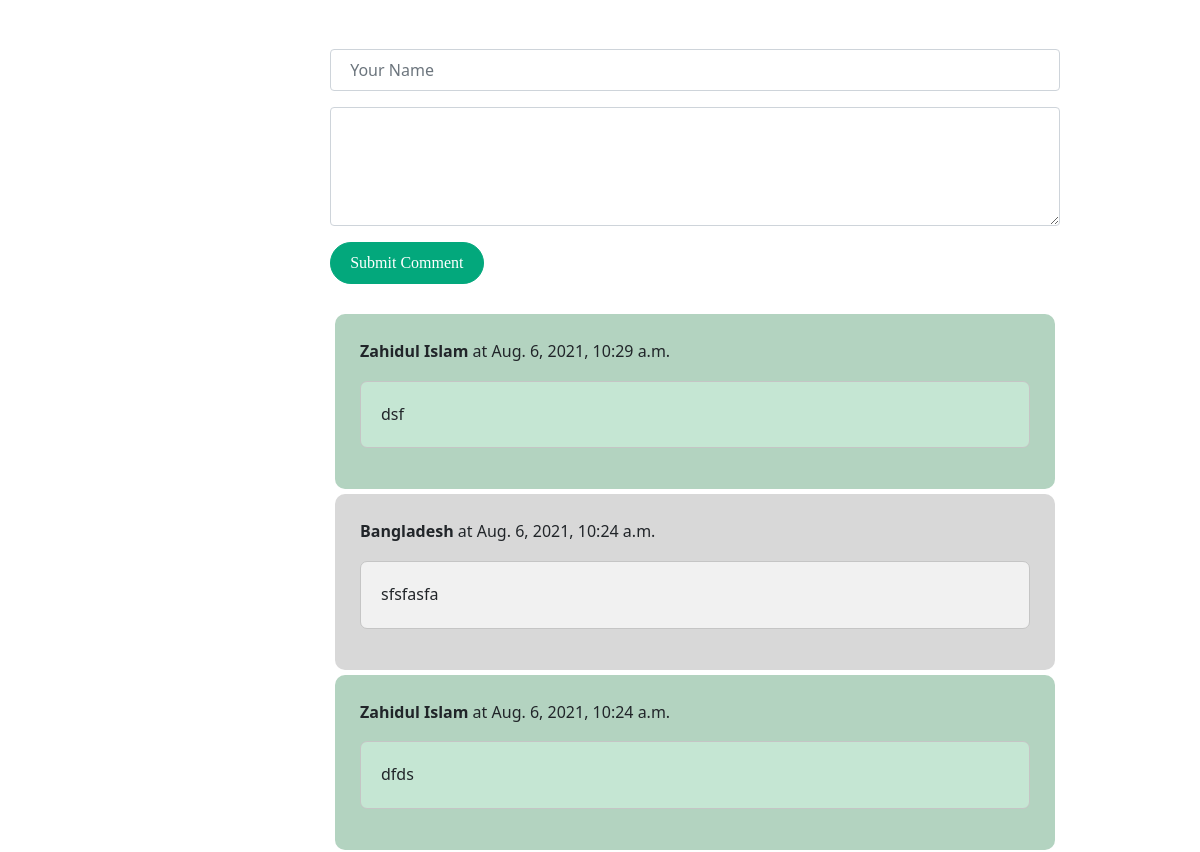
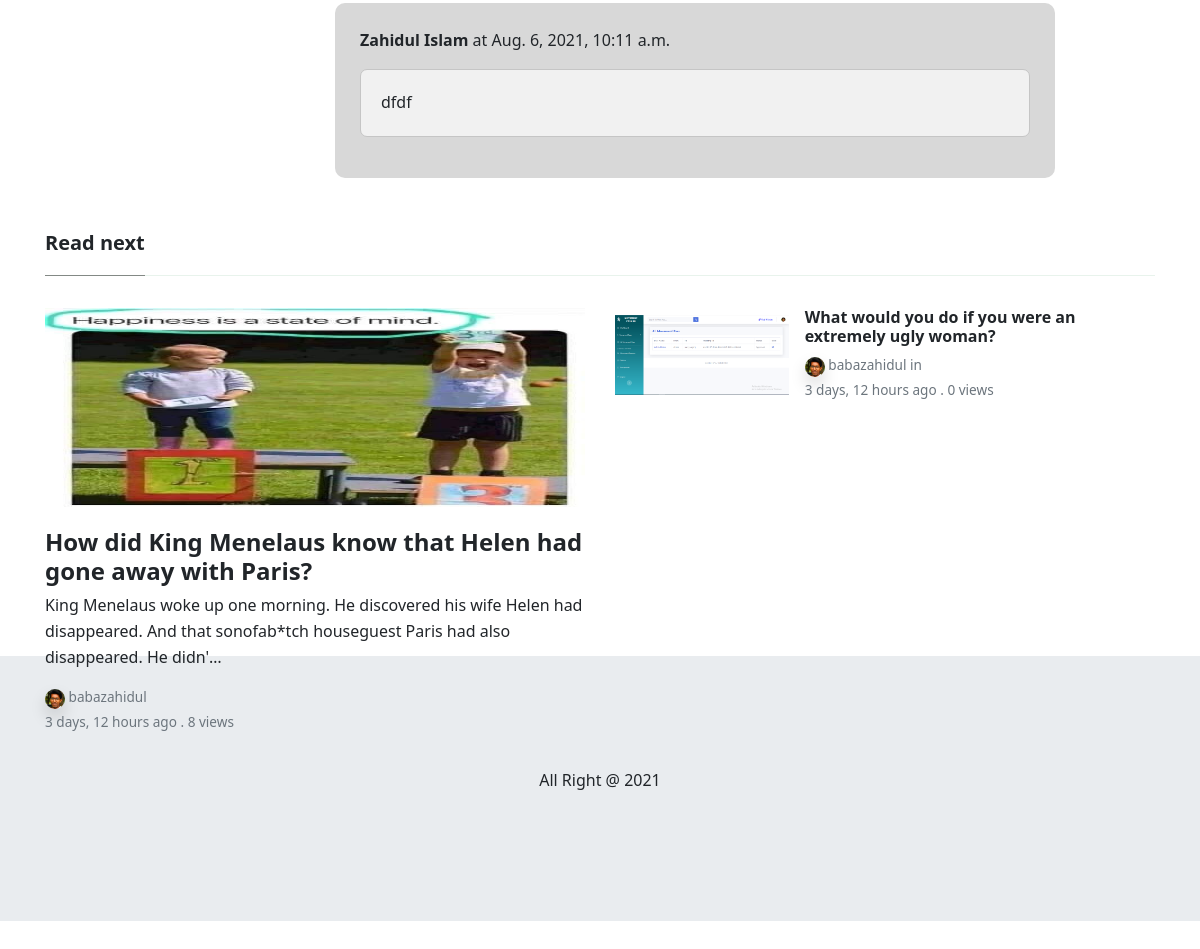
The page /post/view_post/5 (lower part) on the database as committed earlier (2 pictures, top to bottom).
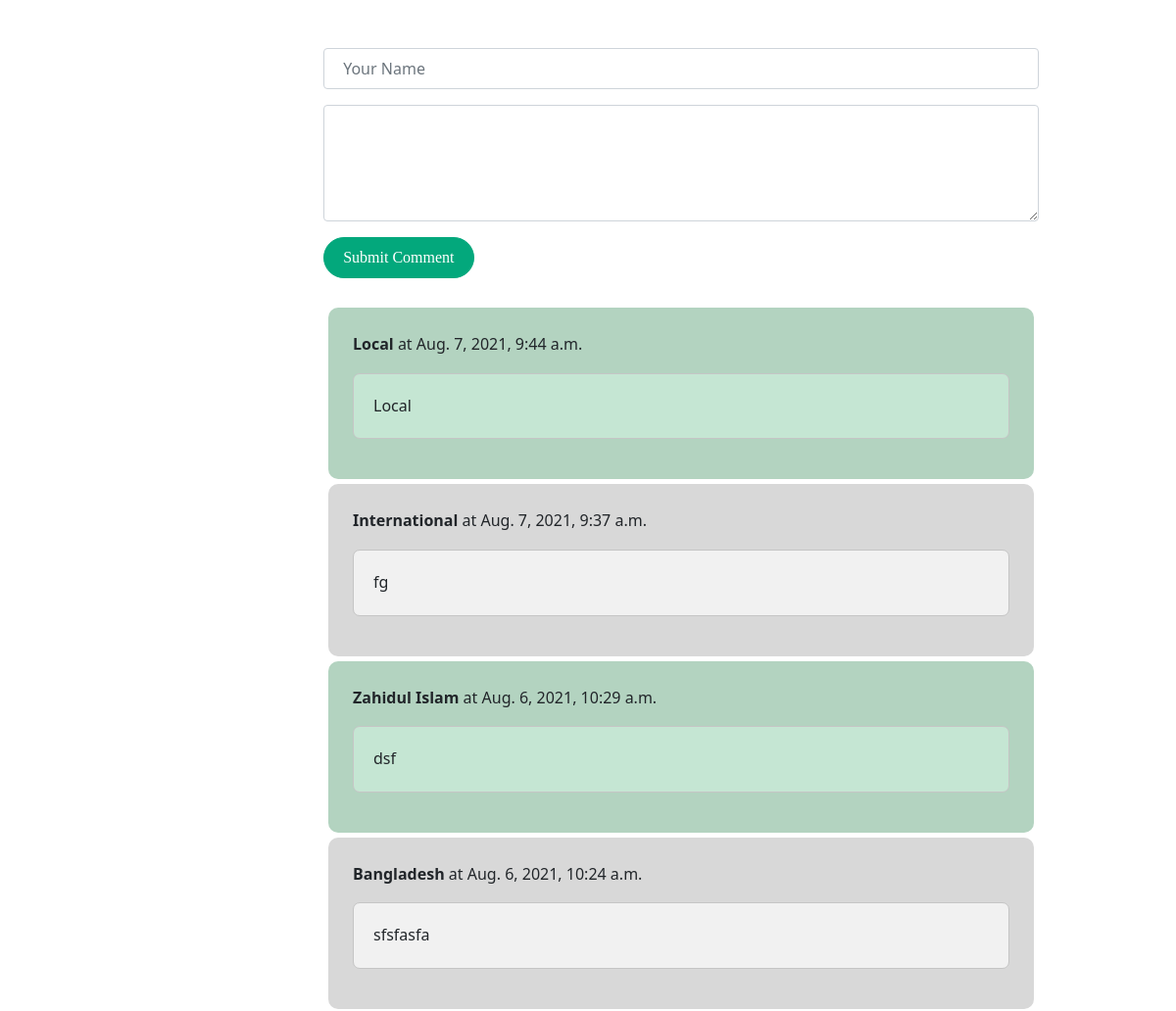
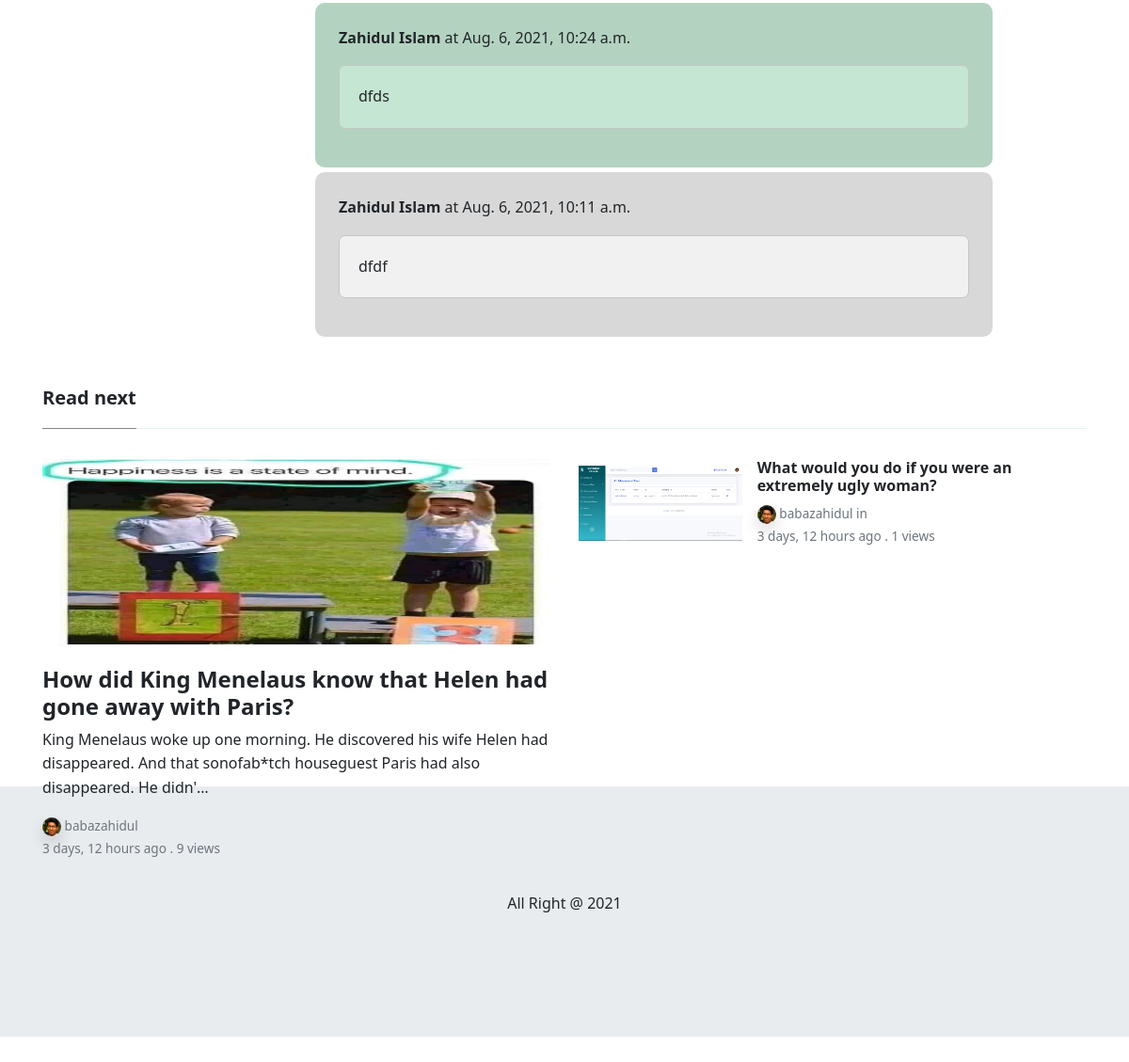
The same page on the database as committed later (2 pictures, top to bottom).
### blog/models.py (models this page shows, shortened)
class Comments(models.Model):
    post = models.ForeignKey(Post, on_delete=models.SET_NULL, null=True)
    name = models.CharField(max_length=50)
    body = models.TextField()
    comment_date = models.DateTimeField(auto_now_add=True)

class Post(models.Model):
    title = models.CharField(max_length=100)
    description = models.TextField()
    image = models.ImageField(upload_to = "blog/feature_image/", blank=True, null=True)
    category = models.ForeignKey(Category, on_delete=models.SET_NULL, null=True)
    tags = models.ManyToManyField(Tag, blank=True)
    author = models.ForeignKey(Author, on_delete=models.SET_NULL, null=True)
    status = models.CharField(choices=STATUS, max_length=10, default='active')
    featured = models.BooleanField(default=False)
    visit_count = models.IntegerField(default=0)
    visible = models.BooleanField(default=True)
    created_date = models.DateTimeField(auto_now_add=True)
    class Meta:
        verbose_name_plural = "Post"

class Author(models.Model):
    author = models.OneToOneField(User, on_delete=models.SET_NULL, null=True)
    first_name = models.CharField(max_length=20)
    last_name = models.CharField(max_length=20)
    email = models.EmailField()
    designation = models.CharField(choices=DESIGNATION, max_length=20)
    author_img = models.ImageField(upload_to="author/", blank=True, null=True)
    author_status = models.CharField(choices=STATUS, max_length=12)
    class Meta:
        verbose_name_plural = "Author"

### blog/views.py (the view)
# urls.py: path('post/view_post/<int:id>', views.view_post, name='view_post'),
def view_post(request, id):
    post_obj = get_object_or_404(Post, id=id)
    post_obj.visit_count=post_obj.visit_count+1
    post_obj.save()
    related_post = Post.objects.filter(category=post_obj.category, author=post_obj.author).exclude(id=id).order_by('-id')[:4]
    first = related_post.first()
    rest_post = related_post[1:]
    context = {
        'post_obj':post_obj,
        'related_post':related_post,
        'first':first,
        'rest_post':rest_post
    }
    return render( request, 'post/view_post.html', context)

### blog/custome_context_processor.py (called while the page is built)
def menucategory(request):
    category_3 = Category.objects.all()\
        .annotate(num_post=Count('post'))\
        .order_by('-num_post')[:3]
    rest_category = Category.objects.all()\
        .annotate(num_post=Count('post'))\
        .order_by('-num_post')[3:]
    context = {
        'category_3' : category_3,
        'rest_category': rest_category,
    }
    return context

### blog/models.py (called while the page is built)
    def __str__(self):
        return self.name

### templates/post/view_post.html (shortened to what this page needs)
{% extends 'base.html' %}
{% load static %}
{% block content %}
<div class="container pt-4 pb-4">
	<div class="row justify-content-center">
		<div class="col-lg-2 pr-4 mb-4 col-md-12">
		</div>
		<div class="col-md-12 col-lg-8">
			<form style="margin-top:50px;" action="{% url 'comments' post_obj.id %}" method="POST">
				<div class="row form-group">
					<div class="col">
						<input type="text" name='name' class="form-control" placeholder="Your Name">
					</div>
				</div>
				<div class="form-group">
					<textarea class="form-control" name='body' id="exampleFormControlTextarea1" rows="4"></textarea>
				</div>
				<button type="submit" class="btn btn-primary btn-round">Submit Comment </button>
			</form>
			<br>
			{% for p in post_obj.comments_set.all reversed %}
			{% if forloop.counter|divisibleby:2 %}
			<div style="border-radius: 10px; margin: 5px; padding: 25px; background-color: #d8d8d8; ">
				<p><strong>{{ p.name }}</strong> at {{ p.comment_date }}</p>
				<p style="padding: 20px; background-color: #f1f1f1; border-radius: 7px; border:0.5px solid #c5c5c5">{{p.body }}</p>
			</div>
			{% else %}
			<div style="border-radius: 10px; margin: 5px; padding: 25px; background-color: #b3d3c0;">
				<p><strong>{{ p.name }}</strong> at {{ p.comment_date }}</p>
				<p style="padding: 20px; background-color: #c5e6d3; border-radius: 7px; border:0.5px solid #c5c5c5">{{p.body }}</p>
			</div>
			{% endif %}
			{% endfor %}
		</div>
	</div>
</div>
<div class="container pt-4 pb-4">
	<h5 class="font-weight-bold spanborder"><span>Read next</span></h5>
	<div class="row">
		<div class="col-lg-6">
			<div class="card border-0 mb-4 box-shadow h-xl-300">
				<div style="background-image: url(./assets/img/demo/3.jpg); ">
					<img src="{{ first.image.url }}" style="height: 200px; background-size: cover; background-repeat: no-repeat; width: 100%;" alt="">
				</div>
				<div class="card-body px-0 pb-0 d-flex flex-column align-items-start">
					<h2 class="h4 font-weight-bold">
					<a class="text-dark" href="{% url 'view_post' first.id %}"> {{ first.title}} </a>
					</h2>
					<p class="card-text">
						{{first.description|truncatechars:150}}
					</p>
					<div>
						<small class="d-block">
						{% if first.author.author_img %}
						    <img height="20" class="rounded-circle shadow" style="border-radius: 50%;" src="{{ first.author.author_img.url }}">
                        {% else %}
                            <img class="rounded-circle shadow" height="20" src="https://www.pngarts.com/files/11/Avatar-PNG-Transparent-Image.png" alt="">
                        {% endif %}
						<a class="text-muted" href="./author.html">{{first.author.author.username}}</a></small>
						<small class="text-muted">{{ first.created_date | timesince }} ago .  {{first.visit_count}} views</small>
					</div>
				</div>
			</div>
		</div>
		<div class="col-lg-6">
			<div class="flex-md-row mb-4 box-shadow h-xl-300">
				{% for p in rest_post %}
				<div class="mb-3 d-flex align-items-center">
					<img height="80" src="{{p.image.url}}">
					<div class="pl-3">
						<h2 class="mb-2 h6 font-weight-bold">
						<a class="text-dark" href="{% url 'view_post' p.id %}">{{p.title}}</a>
						</h2>
						<div class="card-text text-muted small">
						{% if p.author.author_img %}
						    <img height="20" class="rounded-circle shadow" style="border-radius: 50%;" src="{{ p.author.author_img.url }}">
                        {% else %}
                            <img class="rounded-circle shadow" height="20" src="https://www.pngarts.com/files/11/Avatar-PNG-Transparent-Image.png" alt="">
                        {% endif %}
                        {{ p.author.author.username }} in <a class="text-dark" href="#">{{p.catagory }} </a>
						</div>
						<small class="text-muted">{{ p.created_date | timesince }} ago .  {{p.visit_count}} views</small>
					</div>
				</div>
				{% endfor %}
			</div>
		</div>
	</div>
</div>
{% endblock %}

### templates/base.html (shortened to what this page needs)
{% load static %}
<!DOCTYPE html>
<html lang="en">
<head>
    <link rel="stylesheet" href="{% static 'css/bootstrap.min.css' %}">
    <link rel="stylesheet" href="{% static 'css/style.css' %}">
    <link rel="stylesheet" href="https://use.fontawesome.com/releases/v5.15.3/css/all.css">
</head>
<body>
    {% block content %}
    {% endblock %}
    {% include 'components/footer.html' %}
</body>
</html>

### templates/components/header.html (shortened to what this page needs)
{% load static %}

### templates/components/footer.html
<footer>
    <div class="jumbotron jumbotron-fluid">
        <div class="container">
            <div class="text-center">
                <p>All Right @ 2021</p>
            </div>
        </div>
    </div>
</footer>

Rows that differ between the two databases and show on the page:
added Comments: name "Local", comment_date "Aug. 7, 2021, 9:44 a.m.", body "Local"
added Comments: name "International", comment_date "Aug. 7, 2021, 9:37 a.m.", body "fg"
changed Post "How did King Menelaus know that Helen had gone away with Paris?": visit_count "8" → "9"
changed Post "What would you do if you were an extremely ugly woman?": visit_count "0" → "1"
